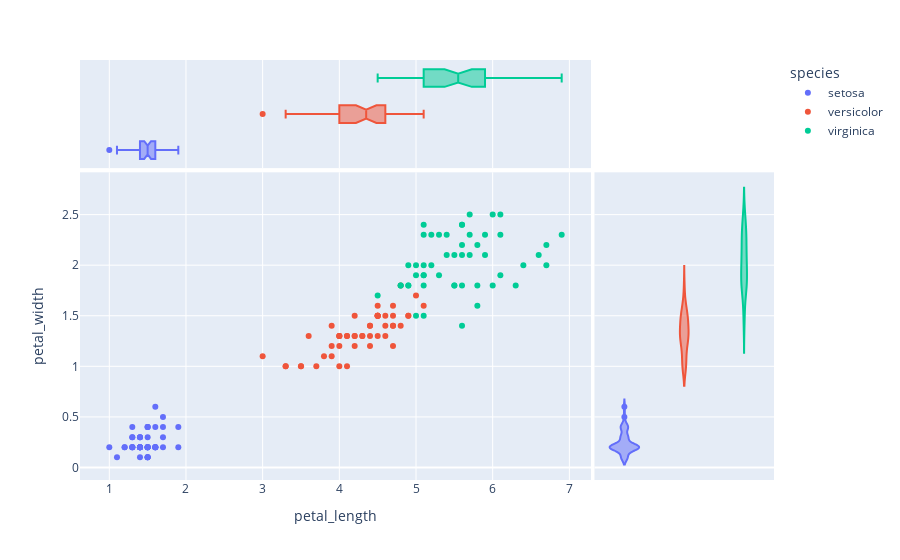

Write notebook code for a chart like this one.
### Code cell
px.scatter (iris,x='petal_length',y='petal_width',color='species',marginal_y ='violin',marginal_x='box')

### Figure 1 — Plotly figure (JSON) as saved in the notebook; plotly's stock layout.template omitted (floating-point values rounded to 4 significant figures)
{"data": [{"hovertemplate": "species=setosa<br>petal_length=%{x}<br>petal_width=%{y}<extra></extra>", "legendgroup": "setosa", "marker": {"color": "#636efa", "symbol": "circle"}, "mode": "markers", "name": "setosa", "orientation": "v", "showlegend": true, "type": "scatter", "x": [1.4, 1.4, 1.3, 1.5, 1.4, 1.7, 1.4, 1.5, 1.4, 1.5, 1.5, 1.6, 1.4, 1.1, 1.2, 1.5, 1.3, 1.4, 1.7, 1.5, 1.7, 1.5, 1, 1.7, 1.9, 1.6, 1.6, 1.5, 1.4, 1.6, 1.6, 1.5, 1.5, 1.4, 1.5, 1.2, 1.3, 1.5, 1.3, 1.5, 1.3, 1.3, 1.3, 1.6, 1.9, 1.4, 1.6, 1.4, 1.5, 1.4], "xaxis": "x", "y": [0.2, 0.2, 0.2, 0.2, 0.2, 0.4, 0.3, 0.2, 0.2, 0.1, 0.2, 0.2, 0.1, 0.1, 0.2, 0.4, 0.4, 0.3, 0.3, 0.3, 0.2, 0.4, 0.2, 0.5, 0.2, 0.2, 0.4, 0.2, 0.2, 0.2, 0.2, 0.4, 0.1, 0.2, 0.1, 0.2, 0.2, 0.1, 0.2, 0.2, 0.3, 0.3, 0.2, 0.6, 0.4, 0.3, 0.2, 0.2, 0.2, 0.2], "yaxis": "y"}, {"alignmentgroup": "True", "hovertemplate": "species=setosa<br>petal_length=%{x}<extra></extra>", "legendgroup": "setosa", "marker": {"color": "#636efa", "symbol": "circle"}, "name": "setosa", "notched": true, "offsetgroup": "setosa", "showlegend": false, "type": "box", "x": [1.4, 1.4, 1.3, 1.5, 1.4, 1.7, 1.4, 1.5, 1.4, 1.5, 1.5, 1.6, 1.4, 1.1, 1.2, 1.5, 1.3, 1.4, 1.7, 1.5, 1.7, 1.5, 1, 1.7, 1.9, 1.6, 1.6, 1.5, 1.4, 1.6, 1.6, 1.5, 1.5, 1.4, 1.5, 1.2, 1.3, 1.5, 1.3, 1.5, 1.3, 1.3, 1.3, 1.6, 1.9, 1.4, 1.6, 1.4, 1.5, 1.4], "xaxis": "x3", "yaxis": "y3"}, {"alignmentgroup": "True", "hovertemplate": "species=setosa<br>petal_width=%{y}<extra></extra>", "legendgroup": "setosa", "marker": {"color": "#636efa", "symbol": "circle"}, "name": "setosa", "offsetgroup": "setosa", "scalegroup": "y", "showlegend": false, "type": "violin", "xaxis": "x2", "y": [0.2, 0.2, 0.2, 0.2, 0.2, 0.4, 0.3, 0.2, 0.2, 0.1, 0.2, 0.2, 0.1, 0.1, 0.2, 0.4, 0.4, 0.3, 0.3, 0.3, 0.2, 0.4, 0.2, 0.5, 0.2, 0.2, 0.4, 0.2, 0.2, 0.2, 0.2, 0.4, 0.1, 0.2, 0.1, 0.2, 0.2, 0.1, 0.2, 0.2, 0.3, 0.3, 0.2, 0.6, 0.4, 0.3, 0.2, 0.2, 0.2, 0.2], "yaxis": "y2"}, {"hovertemplate": "species=versicolor<br>petal_length=%{x}<br>petal_width=%{y}<extra></extra>", "legendgroup": "versicolor", "marker": {"color": "#EF553B", "symbol": "circle"}, "mode": "markers", "name": "versicolor", "orientation": "v", "showlegend": true, "type": "scatter", "x": [4.7, 4.5, 4.9, 4, 4.6, 4.5, 4.7, 3.3, 4.6, 3.9, 3.5, 4.2, 4, 4.7, 3.6, 4.4, 4.5, 4.1, 4.5, 3.9, 4.8, 4, 4.9, 4.7, 4.3, 4.4, 4.8, 5, 4.5, 3.5, 3.8, 3.7, 3.9, 5.1, 4.5, 4.5, 4.7, 4.4, 4.1, 4, 4.4, 4.6, 4, 3.3, 4.2, 4.2, 4.2, 4.3, 3, 4.1], "xaxis": "x", "y": [1.4, 1.5, 1.5, 1.3, 1.5, 1.3, 1.6, 1, 1.3, 1.4, 1, 1.5, 1, 1.4, 1.3, 1.4, 1.5, 1, 1.5, 1.1, 1.8, 1.3, 1.5, 1.2, 1.3, 1.4, 1.4, 1.7, 1.5, 1, 1.1, 1, 1.2, 1.6, 1.5, 1.6, 1.5, 1.3, 1.3, 1.3, 1.2, 1.4, 1.2, 1, 1.3, 1.2, 1.3, 1.3, 1.1, 1.3], "yaxis": "y"}, {"alignmentgroup": "True", "hovertemplate": "species=versicolor<br>petal_length=%{x}<extra></extra>", "legendgroup": "versicolor", "marker": {"color": "#EF553B", "symbol": "circle"}, "name": "versicolor", "notched": true, "offsetgroup": "versicolor", "showlegend": false, "type": "box", "x": [4.7, 4.5, 4.9, 4, 4.6, 4.5, 4.7, 3.3, 4.6, 3.9, 3.5, 4.2, 4, 4.7, 3.6, 4.4, 4.5, 4.1, 4.5, 3.9, 4.8, 4, 4.9, 4.7, 4.3, 4.4, 4.8, 5, 4.5, 3.5, 3.8, 3.7, 3.9, 5.1, 4.5, 4.5, 4.7, 4.4, 4.1, 4, 4.4, 4.6, 4, 3.3, 4.2, 4.2, 4.2, 4.3, 3, 4.1], "xaxis": "x3", "yaxis": "y3"}, {"alignmentgroup": "True", "hovertemplate": "species=versicolor<br>petal_width=%{y}<extra></extra>", "legendgroup": "versicolor", "marker": {"color": "#EF553B", "symbol": "circle"}, "name": "versicolor", "offsetgroup": "versicolor", "scalegroup": "y", "showlegend": false, "type": "violin", "xaxis": "x2", "y": [1.4, 1.5, 1.5, 1.3, 1.5, 1.3, 1.6, 1, 1.3, 1.4, 1, 1.5, 1, 1.4, 1.3, 1.4, 1.5, 1, 1.5, 1.1, 1.8, 1.3, 1.5, 1.2, 1.3, 1.4, 1.4, 1.7, 1.5, 1, 1.1, 1, 1.2, 1.6, 1.5, 1.6, 1.5, 1.3, 1.3, 1.3, 1.2, 1.4, 1.2, 1, 1.3, 1.2, 1.3, 1.3, 1.1, 1.3], "yaxis": "y2"}, {"hovertemplate": "species=virginica<br>petal_length=%{x}<br>petal_width=%{y}<extra></extra>", "legendgroup": "virginica", "marker": {"color": "#00cc96", "symbol": "circle"}, "mode": "markers", "name": "virginica", "orientation": "v", "showlegend": true, "type": "scatter", "x": [6, 5.1, 5.9, 5.6, 5.8, 6.6, 4.5, 6.3, 5.8, 6.1, 5.1, 5.3, 5.5, 5, 5.1, 5.3, 5.5, 6.7, 6.9, 5, 5.7, 4.9, 6.7, 4.9, 5.7, 6, 4.8, 4.9, 5.6, 5.8, 6.1, 6.4, 5.6, 5.1, 5.6, 6.1, 5.6, 5.5, 4.8, 5.4, 5.6, 5.1, 5.1, 5.9, 5.7, 5.2, 5, 5.2, 5.4, 5.1], "xaxis": "x", "y": [2.5, 1.9, 2.1, 1.8, 2.2, 2.1, 1.7, 1.8, 1.8, 2.5, 2, 1.9, 2.1, 2, 2.4, 2.3, 1.8, 2.2, 2.3, 1.5, 2.3, 2, 2, 1.8, 2.1, 1.8, 1.8, 1.8, 2.1, 1.6, 1.9, 2, 2.2, 1.5, 1.4, 2.3, 2.4, 1.8, 1.8, 2.1, 2.4, 2.3, 1.9, 2.3, 2.5, 2.3, 1.9, 2, 2.3, 1.8], "yaxis": "y"}, {"alignmentgroup": "True", "hovertemplate": "species=virginica<br>petal_length=%{x}<extra></extra>", "legendgroup": "virginica", "marker": {"color": "#00cc96", "symbol": "circle"}, "name": "virginica", "notched": true, "offsetgroup": "virginica", "showlegend": false, "type": "box", "x": [6, 5.1, 5.9, 5.6, 5.8, 6.6, 4.5, 6.3, 5.8, 6.1, 5.1, 5.3, 5.5, 5, 5.1, 5.3, 5.5, 6.7, 6.9, 5, 5.7, 4.9, 6.7, 4.9, 5.7, 6, 4.8, 4.9, 5.6, 5.8, 6.1, 6.4, 5.6, 5.1, 5.6, 6.1, 5.6, 5.5, 4.8, 5.4, 5.6, 5.1, 5.1, 5.9, 5.7, 5.2, 5, 5.2, 5.4, 5.1], "xaxis": "x3", "yaxis": "y3"}, {"alignmentgroup": "True", "hovertemplate": "species=virginica<br>petal_width=%{y}<extra></extra>", "legendgroup": "virginica", "marker": {"color": "#00cc96", "symbol": "circle"}, "name": "virginica", "offsetgroup": "virginica", "scalegroup": "y", "showlegend": false, "type": "violin", "xaxis": "x2", "y": [2.5, 1.9, 2.1, 1.8, 2.2, 2.1, 1.7, 1.8, 1.8, 2.5, 2, 1.9, 2.1, 2, 2.4, 2.3, 1.8, 2.2, 2.3, 1.5, 2.3, 2, 2, 1.8, 2.1, 1.8, 1.8, 1.8, 2.1, 1.6, 1.9, 2, 2.2, 1.5, 1.4, 2.3, 2.4, 1.8, 1.8, 2.1, 2.4, 2.3, 1.9, 2.3, 2.5, 2.3, 1.9, 2, 2.3, 1.8], "yaxis": "y2"}], "layout": {"legend": {"title": {"text": "species"}, "tracegroupgap": 0}, "margin": {"t": 60}, "xaxis": {"anchor": "y", "domain": [0, 0.7363], "title": {"text": "petal_length"}}, "xaxis2": {"anchor": "y2", "domain": [0.7413, 1], "matches": "x2", "showgrid": false, "showline": false, "showticklabels": false, "ticks": ""}, "xaxis3": {"anchor": "y3", "domain": [0, 0.7363], "matches": "x", "showgrid": true, "showticklabels": false}, "xaxis4": {"anchor": "y4", "domain": [0.7413, 1], "matches": "x2", "showgrid": false, "showline": false, "showticklabels": false, "ticks": ""}, "yaxis": {"anchor": "x", "domain": [0, 0.7326], "title": {"text": "petal_width"}}, "yaxis2": {"anchor": "x2", "domain": [0, 0.7326], "matches": "y", "showgrid": true, "showticklabels": false}, "yaxis3": {"anchor": "x3", "domain": [0.7426, 1], "matches": "y3", "showgrid": false, "showline": false, "showticklabels": false, "ticks": ""}, "yaxis4": {"anchor": "x4", "domain": [0.7426, 1], "matches": "y3", "showgrid": true, "showline": false, "showticklabels": false, "ticks": ""}}}
